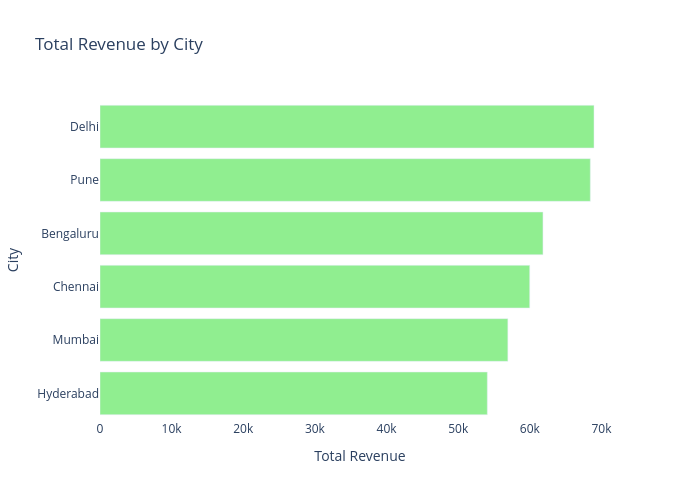

Notebook cell for this chart:
### Code cell
# Calculate total revenue by city
Total_fare_by_city = (
    df.groupby('City')['Final_Fare']
      .sum()
      .sort_values(ascending=True)
)

# Create horizontal bar chart
fig = px.bar(
    x=Total_fare_by_city.values,
    y=Total_fare_by_city.index.astype(str),
    orientation='h',
    title="Total Revenue by City",
    labels={
        'x': 'Total Revenue',
        'y': 'City'
    }
)

fig.update_traces(
    marker_color="lightgreen"
)

fig.update_layout(
    width=700,
    height=500,
    plot_bgcolor="white"
)

fig.show()

# Find the city with the highest revenue
highest_city = Total_fare_by_city.idxmax()
highest_revenue = Total_fare_by_city.max()

# Find the city with the lowest revenue
lowest_city = Total_fare_by_city.idxmin()
lowest_revenue = Total_fare_by_city.min()

print("City With Highest Revenue:")
print(highest_city, highest_revenue)

print("\nCity With Lowest Revenue:")
print(lowest_city, lowest_revenue)

### Figure 1 — Plotly figure (JSON) as saved in the notebook; plotly's stock layout.template omitted (floating-point values rounded to 4 significant figures)
{"data": [{"hovertemplate": "Total Revenue=%{x}<br>City=%{y}<extra></extra>", "legendgroup": "", "marker": {"color": "lightgreen", "pattern": {"shape": ""}}, "name": "", "orientation": "h", "showlegend": false, "textposition": "auto", "type": "bar", "x": [54070.0, 56940.0, 59990.0, 61840.0, 68450.0, 68960.0], "xaxis": "x", "y": ["Hyderabad", "Mumbai", "Chennai", "Bengaluru", "Pune", "Delhi"], "yaxis": "y"}], "layout": {"barmode": "relative", "height": 500, "legend": {"tracegroupgap": 0}, "plot_bgcolor": "white", "title": {"text": "Total Revenue by City"}, "width": 700, "xaxis": {"anchor": "y", "domain": [0, 1], "title": {"text": "Total Revenue"}}, "yaxis": {"anchor": "x", "domain": [0, 1], "title": {"text": "City"}}}}
